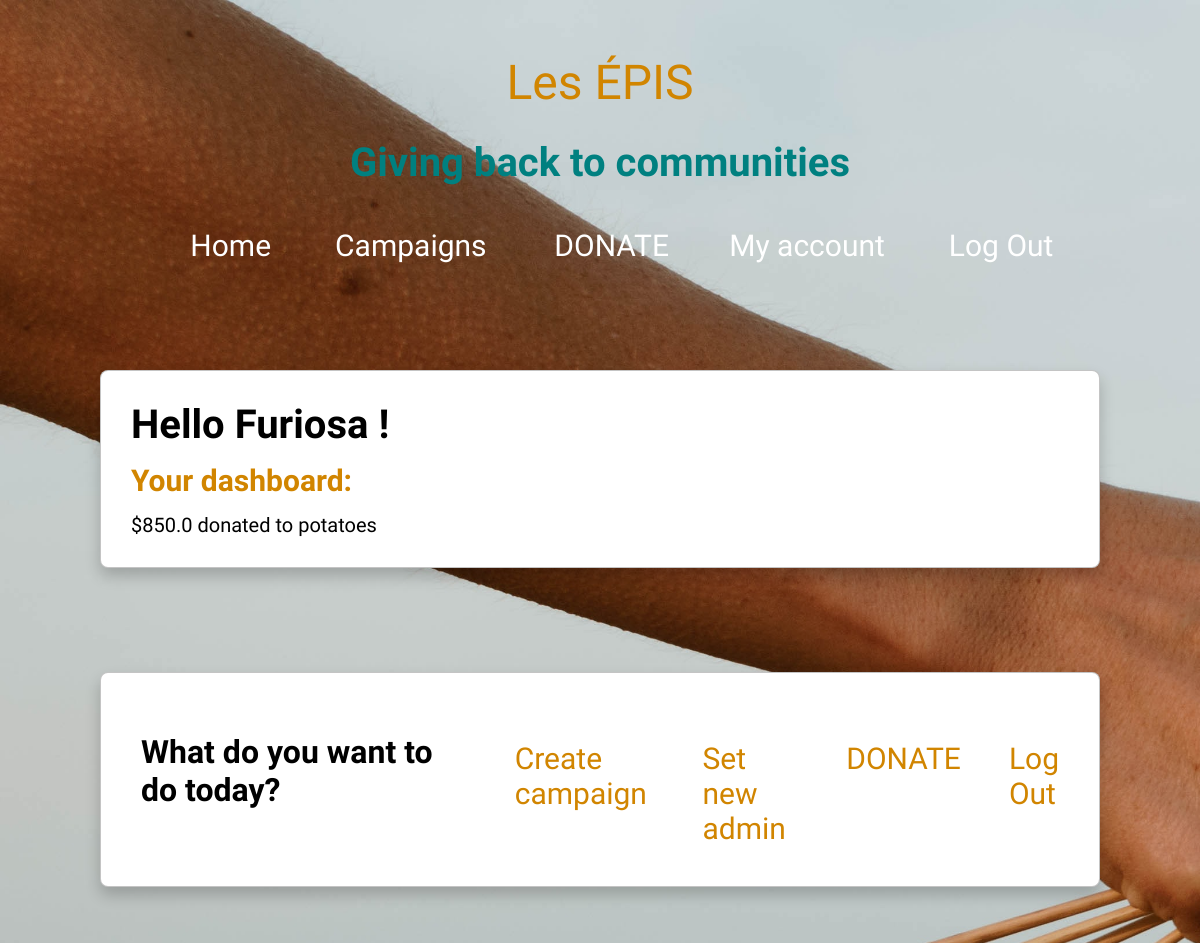
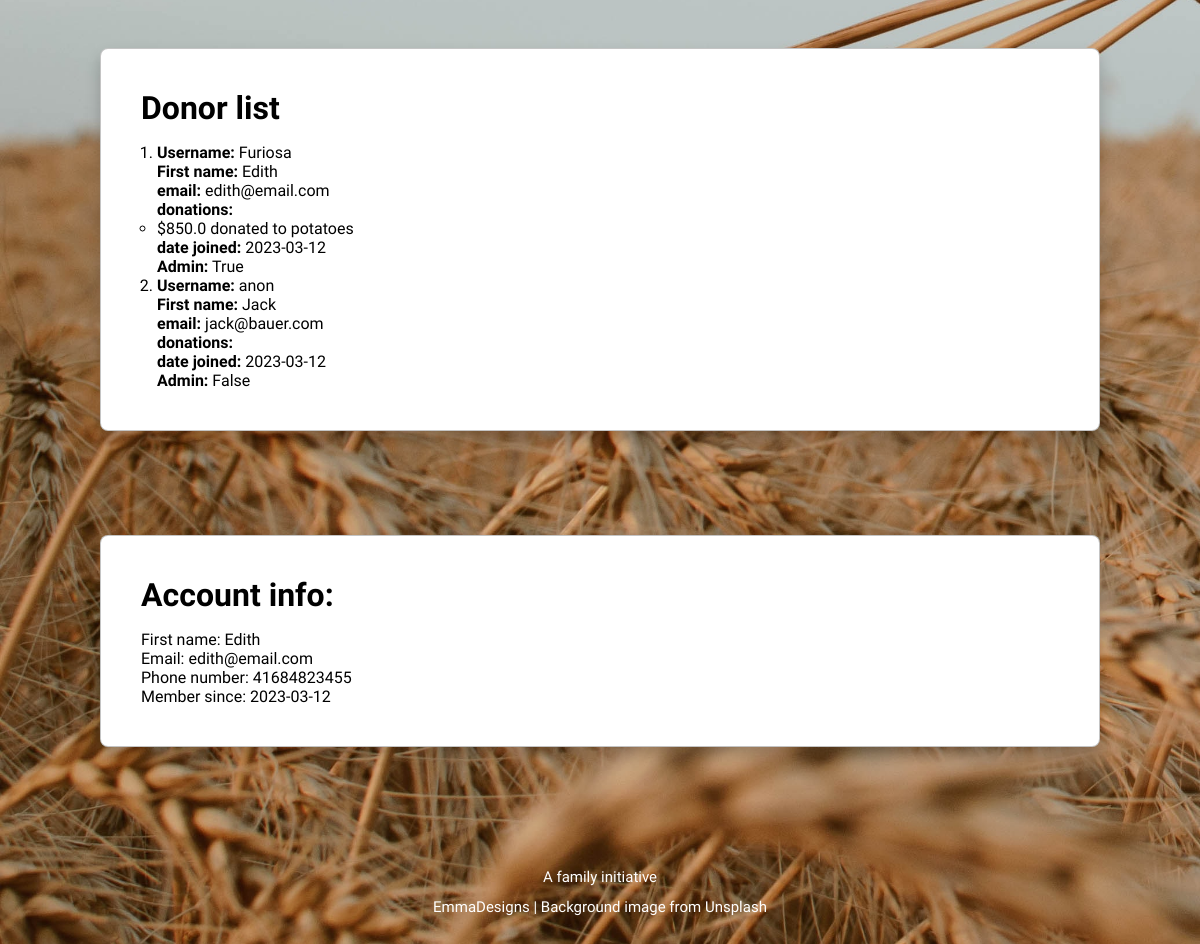
The page /user_account (signed in) on the database its author committed (2 pictures, top to bottom).
### foundation_app/models.py (models this page shows, shortened)
class User(UserMixin, db.Model):
    id = db.Column(db.Integer, primary_key=True)
    username = db.Column(db.String(80), nullable=False, unique=True)
    first_name = db.Column(db.String(100), nullable=False)
    password = db.Column(db.String(200), nullable=False)
    email = db.Column(db.String(200), nullable=False)
    phone_number = db.Column(db.String(100), nullable=True)
    is_admin = db.Column(db.Boolean, unique=False, default=False)
    donations = db.relationship('Donation', back_populates='donor')
    date_joined = db.Column(db.Date, nullable=False)
    def __str__(self):
        return self.username

class Donation(db.Model):
    id = db.Column(db.Integer, primary_key=True)
    amount = db.Column(db.Float, nullable=False)
    donated_by_id = db.Column(db.Integer, db.ForeignKey('user.id'))
    donor = db.relationship('User', back_populates='donations')
    donated_to = db.Column(db.Integer, db.ForeignKey('campaign.id'))
    campaign = db.relationship('Campaign', back_populates='donations')

class Campaign(db.Model):
    id = db.Column(db.Integer, primary_key=True)
    name = db.Column(db.String(80), nullable=False)
    description = db.Column(db.String(80), nullable=False)
    photo_url = db.Column(URLType)
    donations = db.relationship('Donation', back_populates='campaign')
    date_created = db.Column(db.Date, nullable=False)
    is_active = db.Column(db.Boolean, unique=False, default=True)
    def __str__(self):
        return self.name

### foundation_app/auth/routes.py (the view)
@auth.route('/user_account', methods=['GET', 'POST'])
def user_account():
    user = current_user
    id = current_user.id
    user1 = User.query.get(id)
    print(f'user1 is: {user1}')
    print(f'donations are : {user1.donations}')
    all_users = User.query.all()
    return render_template('user_account.html', user = user, all_users=all_users)

### foundation_app/extensions.py (called while the page is built)
@login_manager.user_loader
def load_user(user_id):
    return User.query.get(user_id)

### foundation_app/templates/user_account.html (shortened to what this page needs)
{% extends 'base.html' %}
{% block content %}
<div class="user-account">
    <div class="my-donations">
        <h1>Hello {{user.username}} !</h1>
        <h2>Your dashboard:</h2>
        {% if user.donations %}
            {% for donation in user.donations  %}
                <p>${{donation.amount}} donated to {{donation.campaign}}</p>
            {% endfor %}
        {% else %}
            <p>No donation yet...let's change that 😃 visit our <a href="/campaigns">current campaigns</a></p>
        {% endif %}
    </div>
    <div class="user-actions">
        <h1>What do you want to do today? </h1><br>
        <div class="user-actions-links">
            {% if current_user.is_admin %}
            <a href="/new_campaign">Create campaign</a>
            <a href="/set_admin">Set new admin</a>
            {% endif %}
            <a href="/donate">DONATE</a>
            <a href="/logout">Log Out</a>
        </div>
    </div>
    {% if current_user.is_admin %}
    <div class="admin-info">
        <h1>Donor list</h1>
        <ol>
            {% for user in all_users %}
                <li>
                    <strong>Username:</strong> {{user.username}}<br>
                    <strong>First name:</strong> {{user.first_name}}<br>
                    <strong>email:</strong> {{user.email}}<br>
                    <strong>donations:</strong>
                    <ul>
                        {% for donation in user.donations %}
                            <li>${{donation.amount}} donated to {{donation.campaign}}</li>
                        {% endfor %}
                    </ul>
                    <strong>date joined:</strong> {{user.date_joined}}<br>
                    <strong>Admin:</strong> {{user.is_admin}}
                </li>
            {% endfor %}
        </ol>
    {% endif %}
    </div>
    <div class="user-info">
        <h1>Account info:</h1>
        <div class="user-info-p">
            <p>First name: {{user.first_name}}</p>
            <p>Email: {{user.email}}</p>
            <p>Phone number: {{user.phone_number}}</p>
            <p>Member since: {{user.date_joined}}</p>
        </div>
    </div>
</div>
{% endblock %}

### foundation_app/static/styles.css (style rules this page uses)
* { box-sizing: border-box; margin: 0; padding: 0; }
body { margin: 0; font-family: "Josefin Sans"; font-weight: lighter; background-image: url('bg.jpg'); background-size: cover; background-repeat: no-repeat; position: relative; min-height: 100vh; display: flex; flex-direction: column; }
.user-account { display: flex; flex-direction: column; margin: 10px; padding:20px; gap: 1.5em; }
.my-donations { display: flex; flex-direction: column; border: 1px solid rgba(0, 0, 0, 0.233); border-radius: 8px; box-shadow: 0 8px 15px rgba(0, 0, 0, 0.2); padding: 0.5rem 1.8rem; margin: 40px 40px; padding: 30px; gap: 15px; font-size: 20px; background: rgb(255, 255, 255); }
.my-donations h2 { color:rgb(209, 133, 0); }
.user-actions { display: flex; flex-direction: row; border: 1px solid rgba(0, 0, 0, 0.233); border-radius: 8px; box-shadow: 0 8px 15px rgba(0, 0, 0, 0.2); margin: 40px 40px; padding: 40px; gap: 1em; background: rgb(255, 255, 255); }
.user-actions-links { display: flex; flex-direction: row; padding-top: 3.5vh; height: auto; gap: 0.5em; }
.user-actions h1 { padding-top: 20px; }
.user-actions a { display: flex; flex-direction: row; text-decoration: none; color: rgb(209, 133, 0); transition: all 1s ease-out; font-size: 30px; }
.user-info { display: flex; flex-direction: column; border: 1px solid rgba(0, 0, 0, 0.233); border-radius: 8px; box-shadow: 0 8px 15px rgba(0, 0, 0, 0.2); margin: 40px 40px; padding: 40px; gap: 1em; background: rgb(255, 255, 255); }
.admin-info { display: flex; flex-direction: column; border: 1px solid rgba(0, 0, 0, 0.233); border-radius: 8px; box-shadow: 0 8px 15px rgba(0, 0, 0, 0.2); margin: 40px 40px; padding: 40px; gap: 1em; background: rgb(255, 255, 255); }
.admin-info ol { padding-left: 1em; }

### rows shown on the page
User: username "Furiosa", first_name "Edith", email "edith@email.com", date_joined "2023-03-12", is_admin "True", phone_number "41684823455"
Donation: amount "850.0", campaign "potatoes"
User: username "anon", first_name "Jack", email "jack@bauer.com", date_joined "2023-03-12", is_admin "False"
